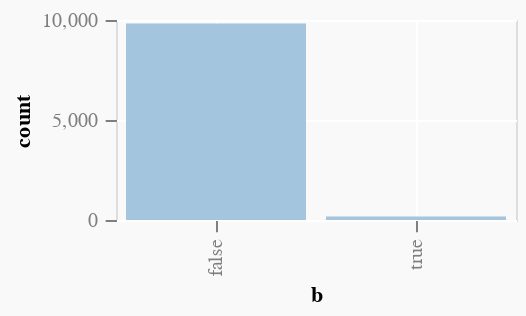

Source (notebook cell):
### Code cell
vlShow $ plot (200, 100) (L [barPlot "b"]) (Cols [("b", VL.Booleans $ (take (a-b) $ Prelude.repeat True) <> (take (b) $ Prelude.repeat False))])

### Figure 1 — Vega-Lite specification as saved in the notebook (floating-point values rounded to 4 significant figures; data arrays with more than 128 entries replaced by an {"elided": "..."} marker saying what was removed)
{"height": 100, "data": {"values": {"elided": "10001 records"}}, "$schema": "https://vega.github.io/schema/vega-lite/v4.json", "config": {"axis": {"domain": false, "tickSize": 5.67, "gridColor": "#FFFFFF", "labelColor": "#7F7F7F", "labelPadding": 4, "grid": true, "tickColor": "#7F7F7F"}}, "width": 200, "layer": [{"encoding": {"y": {"aggregate": "count", "type": "quantitative", "field": "binnedData", "axis": {"title": "count"}}, "x": {"type": "nominal", "field": "b"}}, "mark": {"color": "#a3c6de", "opacity": 1, "type": "bar"}}], "background": "#f9f9f9", "description": "Plot"}
